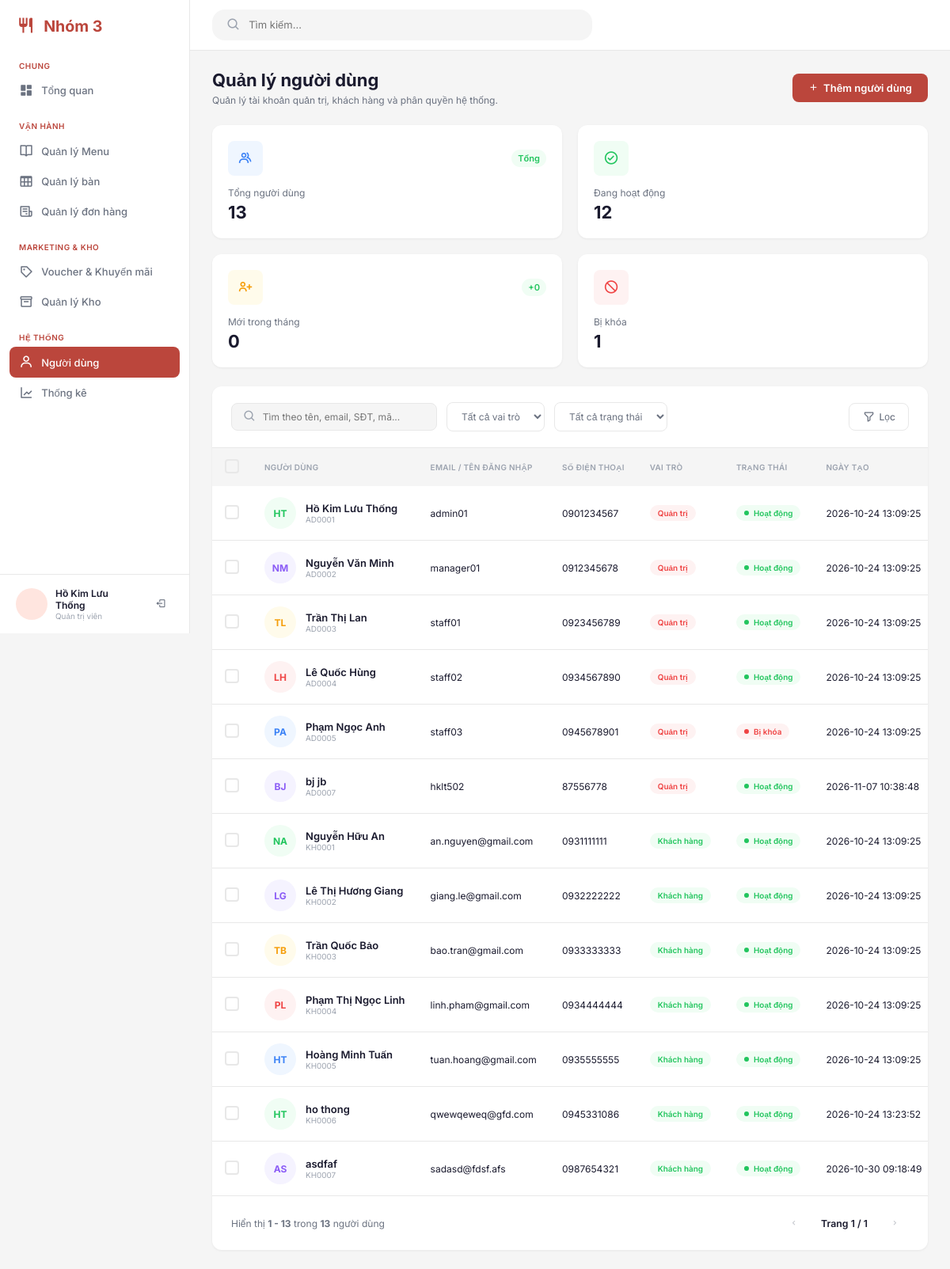
Page /admin/index.php?page=users (signed in) on the committed database.
### tables this page shows
CREATE TABLE `customer` (
  `customerId` int(11) NOT NULL,
  `customerName` varchar(100) NOT NULL,
  `customerPhone` varchar(20) NOT NULL,
  `customerEmail` varchar(150) DEFAULT NULL,
  `passwordHash` varchar(255) DEFAULT NULL,
  `birthDate` date DEFAULT NULL,
  `gender` enum('MALE','FEMALE','OTHER') DEFAULT 'MALE',
  `address` varchar(255) DEFAULT NULL,
  `visitCount` int(11) DEFAULT 0,
  `isDeleted` tinyint(1) NOT NULL DEFAULT 0,
  `createdAt` datetime NOT NULL DEFAULT current_timestamp()
);

### admin/index.php (called while the page is built, shortened)
<?php
$page = $_GET['page'] ?? 'overview';
$routes = [
    'overview'         => 'page/overview/index.php',
    'menu'             => 'page/menu/index.php',
    'warehouse'        => 'page/warehouse/index.php',
    'tables'           => 'page/tables/index.php',
    'orders'           => 'page/orders/index.php',
    'vouchers'         => 'page/vouchers/index.php',
    'users'            => 'page/users/index.php',
    'statistics'       => 'page/statistics/index.php',
    'login'            => 'page/login/index.php',
];
$file = __DIR__ . '/' . $routes[$page];
require $file;

### admin/page/users/action.php (called while the page is built, shortened)
<?php
require_once __DIR__ . '/function.php';
$search = trim($_GET['search'] ?? '');
$role = $_GET['role'] ?? '';
$status = $_GET['status'] ?? '';
$users = user_get_all($conn, $search, $role, $status);
$userStats     = user_calculate_stats($users);
$statTotal     = $userStats['statTotal'];
$statActive    = $userStats['statActive'];
$statLocked    = $userStats['statLocked'];
$statNewMonth  = $userStats['statNewMonth'];
$currentPage   = 1;
$totalPages    = 1;
$startItem     = $userStats['startItem'];
$endItem       = $userStats['endItem'];
$totalUsers    = $statTotal;
$prevPageUrl   = $nextPageUrl = null;
$searchKeyword = $search;

### admin/page/users/function.php (called while the page is built, shortened)
<?php
function user_get_all($conn, $search = '', $role = '', $status = '')
{
    $users = [];
    if ($role === '' || $role === 'Quản trị') {
        $sql = "SELECT adminId id, CONCAT('AD',LPAD(adminId,4,'0')) code,
                adminName name, username email, adminPhone phone,
                'admin' type, 'Quản trị' role,
                IF(isDeleted=1,'locked','active') status, createdAt
                FROM admin WHERE 1";
        if ($search !== '') {
            $q = '%' . $search . '%';
            $sql .= ' AND (adminName LIKE ? OR username LIKE ? OR adminPhone LIKE ?)';
            $stmt = $conn->prepare($sql . user_status_sql($status));
            $stmt->bind_param('sss', $q, $q, $q);
            $stmt->execute();
            $rows = $stmt->get_result()->fetch_all(MYSQLI_ASSOC);
        } else {
            $result = $conn->query($sql . user_status_sql($status));
            $rows = $result ? $result->fetch_all(MYSQLI_ASSOC) : [];
        }
        $users = array_merge($users, $rows);
    }
    if ($role === '' || $role === 'Khách hàng') {
        $sql = "SELECT customerId id, CONCAT('KH',LPAD(customerId,4,'0')) code,
                customerName name, customerEmail email, customerPhone phone,
                'customer' type, 'Khách hàng' role,
                IF(isDeleted=1,'locked','active') status, createdAt
                FROM customer WHERE 1";
        if ($search !== '') {
            $q = '%' . $search . '%';
            $sql .= ' AND (customerName LIKE ? OR customerEmail LIKE ? OR customerPhone LIKE ?)';
            $stmt = $conn->prepare($sql . user_status_sql($status));
            $stmt->bind_param('sss', $q, $q, $q);
            $stmt->execute();
            $rows = $stmt->get_result()->fetch_all(MYSQLI_ASSOC);
        } else {
            $result = $conn->query($sql . user_status_sql($status));
            $rows = $result ? $result->fetch_all(MYSQLI_ASSOC) : [];
        }
        $users = array_merge($users, $rows);
    }
    return $users;
}
function user_status_sql($status)
{
    return '';
}
function user_calculate_stats($users)
{
    $statTotal = count($users);
    $statActive = count(array_filter($users, function ($u) {
        return ($u['status'] ?? '') === 'active';
    }));
    return [
        'statTotal'    => $statTotal,
        'statActive'   => $statActive,
        'statLocked'   => $statTotal - $statActive,
        'statNewMonth' => 0,
        'startItem'    => $statTotal ? 1 : 0,
        'endItem'      => $statTotal,
    ];
}

### admin/page/users/index.php (the view, shortened to what this page needs)
<?php
require_once __DIR__ . "/action.php";
include_once __DIR__ . '/../../../layouts/admin_header.php';
?>
<div class="page-title">
    <div>
        <h1 class="page-title__heading">Quản lý người dùng</h1>
        <p class="page-title__desc">Quản lý tài khoản quản trị, khách hàng và phân quyền hệ thống.</p>
    </div>
    <button class="btn btn--primary" id="btnAddUser" type="button">
        <i class="bx bx-plus"></i> Thêm người dùng
    </button>
</div>
<div class="stat-cards">
    <div class="stat-card">
        <div class="stat-card__header">
            <div class="stat-card__icon stat-card__icon--blue"><i class="bx bx-group"></i></div>
            <span class="stat-card__badge stat-card__badge--up">Tổng</span>
        </div>
        <p class="stat-card__label">Tổng người dùng</p>
        <p class="stat-card__value"><?= $statTotal ?></p>
    </div>
    <div class="stat-card">
        <div class="stat-card__header">
            <div class="stat-card__icon stat-card__icon--green"><i class="bx bx-check-circle"></i></div>
        </div>
        <p class="stat-card__label">Đang hoạt động</p>
        <p class="stat-card__value"><?= $statActive ?></p>
    </div>
    <div class="stat-card">
        <div class="stat-card__header">
            <div class="stat-card__icon stat-card__icon--orange"><i class="bx bx-user-plus"></i></div>
            <span class="stat-card__badge stat-card__badge--up">+<?= $statNewMonth ?></span>
        </div>
        <p class="stat-card__label">Mới trong tháng</p>
        <p class="stat-card__value"><?= $statNewMonth ?></p>
    </div>
    <div class="stat-card">
        <div class="stat-card__header">
            <div class="stat-card__icon stat-card__icon--red"><i class="bx bx-block"></i></div>
        </div>
        <p class="stat-card__label">Bị khóa</p>
        <p class="stat-card__value"><?= $statLocked ?></p>
    </div>
</div>
<div class="users-card">
    <form class="toolbar" method="GET" action="index.php" id="filterForm">
        <div class="toolbar__left">
            <div class="toolbar__search">
                <i class="bx bx-search"></i>
                <input type="text" name="search" id="searchInput" placeholder="Tìm theo tên, email, SĐT, mã..." value="<?= htmlspecialchars($searchKeyword ?? '') ?>">
            </div>
            <div class="toolbar__filter">
                <select class="toolbar__select" name="role" id="roleFilter" onchange="this.form.submit()">
                    <option value="">Tất cả vai trò</option>
                </select>
            </div>
            <div class="toolbar__filter">
                <select class="toolbar__select" name="status" id="statusFilter" onchange="this.form.submit()">
                    <option value="">Tất cả trạng thái</option>
                </select>
            </div>
        </div>
        <div class="toolbar__right">
            <button class="toolbar__btn" type="submit" title="Áp dụng bộ lọc">
                <i class="bx bx-filter-alt"></i> Lọc
            </button>
        </div>
    </form>
    <div class="table-wrapper">
        <table class="users-table">
            <thead>
                <tr>
                    <th>
                        <label class="custom-checkbox">
                            <span class="custom-checkbox__mark"></span>
                        </label>
                    </th>
                    <th>NGƯỜI DÙNG</th>
                    <th>EMAIL / TÊN ĐĂNG NHẬP</th>
                    <th>SỐ ĐIỆN THOẠI</th>
                    <th>VAI TRÒ</th>
                    <th>TRẠNG THÁI</th>
                    <th>NGÀY TẠO</th>
                </tr>
            </thead>
            <tbody>
                <?php if (empty($users)): ?>
                    <tr>
                        <td colspan="8" class="users-table__empty">
                            <i class="bx bx-user-x"></i>
                            Không tìm thấy người dùng nào phù hợp với bộ lọc!
                        </td>
                    </tr>
                <?php else: ?>
                    <?php
                    $avatarColors = ['blue', 'green', 'purple', 'orange', 'red'];
                    foreach ($users as $u):
                        $cleanName = trim($u['name']);
                        $parts = preg_split('/\s+/', $cleanName);
                        if (count($parts) > 1) {
                            $initials = mb_substr($parts[0], 0, 1, 'UTF-8') . mb_substr(end($parts), 0, 1, 'UTF-8');
                        } else {
                            $initials = mb_substr($cleanName, 0, 2, 'UTF-8');
                        }
                        $initials = mb_strtoupper($initials, 'UTF-8');
                        $colorClass = 'user-info__avatar--' . $avatarColors[$u['id'] % count($avatarColors)];
                    ?>
                        <tr>
                            <td>
                                <label class="custom-checkbox">
                                    <span class="custom-checkbox__mark"></span>
                                </label>
                            </td>
                            <td>
                                <div class="user-info">
                                    <div class="user-info__avatar <?= $colorClass ?>"><?= $initials ?></div>
                                    <div>
                                        <p class="user-info__name"><?= htmlspecialchars($u['name']) ?></p>
                                        <p class="user-info__id"><?= htmlspecialchars($u['code']) ?></p>
                                    </div>
                                </div>
                            </td>
                            <td><?= htmlspecialchars($u['email']) ?></td>
                            <td><?= htmlspecialchars($u['phone']) ?></td>
                            <td><span class="role-badge role-badge--<?= $u['type'] ?>"><?= htmlspecialchars($u['role']) ?></span></td>
                            <td><span class="status-badge status-badge--<?= $u['status'] ?>"><?= $u['status'] === 'locked' ? 'Bị khóa' : 'Hoạt động' ?></span></td>
                            <td><?= htmlspecialchars($u['createdAt']) ?></td>
                        </tr>
                    <?php endforeach; ?>
                <?php endif; ?>
            </tbody>
        </table>
    </div>
    <div class="pagination">
        <div class="pagination__info">
            Hiển thị <strong><?= $startItem ?> - <?= $endItem ?></strong> trong <strong><?= $totalUsers ?></strong> người dùng
        </div>
        <div class="pagination__controls">
            <button class="pagination__btn" <?= $prevPageUrl ? "onclick=\"location.href='{$prevPageUrl}'\"" : "disabled" ?> id="btnPrevPage" type="button" title="Trang trước">
                <i class="bx bx-chevron-left"></i>
            </button>
            <span class="pagination__current-label">
                Trang <?= $currentPage ?> / <?= $totalPages ?>
            </span>
            <button class="pagination__btn" <?= $nextPageUrl ? "onclick=\"location.href='{$nextPageUrl}'\"" : "disabled" ?> id="btnNextPage" type="button" title="Trang kế tiếp">
                <i class="bx bx-chevron-right"></i>
            </button>
        </div>
    </div>
</div>
</main>
</div>
</body>
</html>

### rows in the picture
customer: customerName "NA", customerName "Nguyễn Hữu An", code "KH0001", customerEmail "an.nguyen@gmail.com", customerPhone "0931111111", role "Khách hàng", shows "Hoạt động", createdAt "2026-10-24 13:09:25"
customer: customerName "LG", customerName "Lê Thị Hương Giang", code "KH0002", customerEmail "giang.le@gmail.com", customerPhone "0932222222", role "Khách hàng", shows "Hoạt động", createdAt "2026-10-24 13:09:25"
customer: customerName "TB", customerName "Trần Quốc Bảo", code "KH0003", customerEmail "bao.tran@gmail.com", customerPhone "0933333333", role "Khách hàng", shows "Hoạt động", createdAt "2026-10-24 13:09:25"
customer: customerName "PL", customerName "Phạm Thị Ngọc Linh", code "KH0004", customerEmail "linh.pham@gmail.com", customerPhone "0934444444", role "Khách hàng", shows "Hoạt động", createdAt "2026-10-24 13:09:25"
customer: customerName "HT", customerName "Hoàng Minh Tuấn", code "KH0005", customerEmail "tuan.hoang@gmail.com", customerPhone "0935555555", role "Khách hàng", shows "Hoạt động", createdAt "2026-10-24 13:09:25"
customer: customerName "HT", customerName "ho thong", code "KH0006", customerEmail "qwewqeweq@gfd.com", customerPhone "0945331086", role "Khách hàng", shows "Hoạt động", createdAt "2026-10-24 13:23:52"
customer: customerName "AS", customerName "asdfaf", code "KH0007", customerEmail "sadasd@fdsf.afs", customerPhone "0987654321", role "Khách hàng", shows "Hoạt động", createdAt "2026-10-30 09:18:49"

### other values in the picture
$_SESSION['admin_name'] "Hồ Kim Lưu Thống"
$statTotal "13"
$statActive "12"
$statNewMonth "0"
$statLocked "1"
$initials "HT"
$u['name'] "Hồ Kim Lưu Thống"
$u['code'] "AD0001"
$u['email'] "admin01"
$u['phone'] "0901234567"
$u['role'] "Quản trị"
$u['createdAt'] "2026-10-24 13:09:25"
$initials "NM"
$u['name'] "Nguyễn Văn Minh"
$u['code'] "AD0002"
